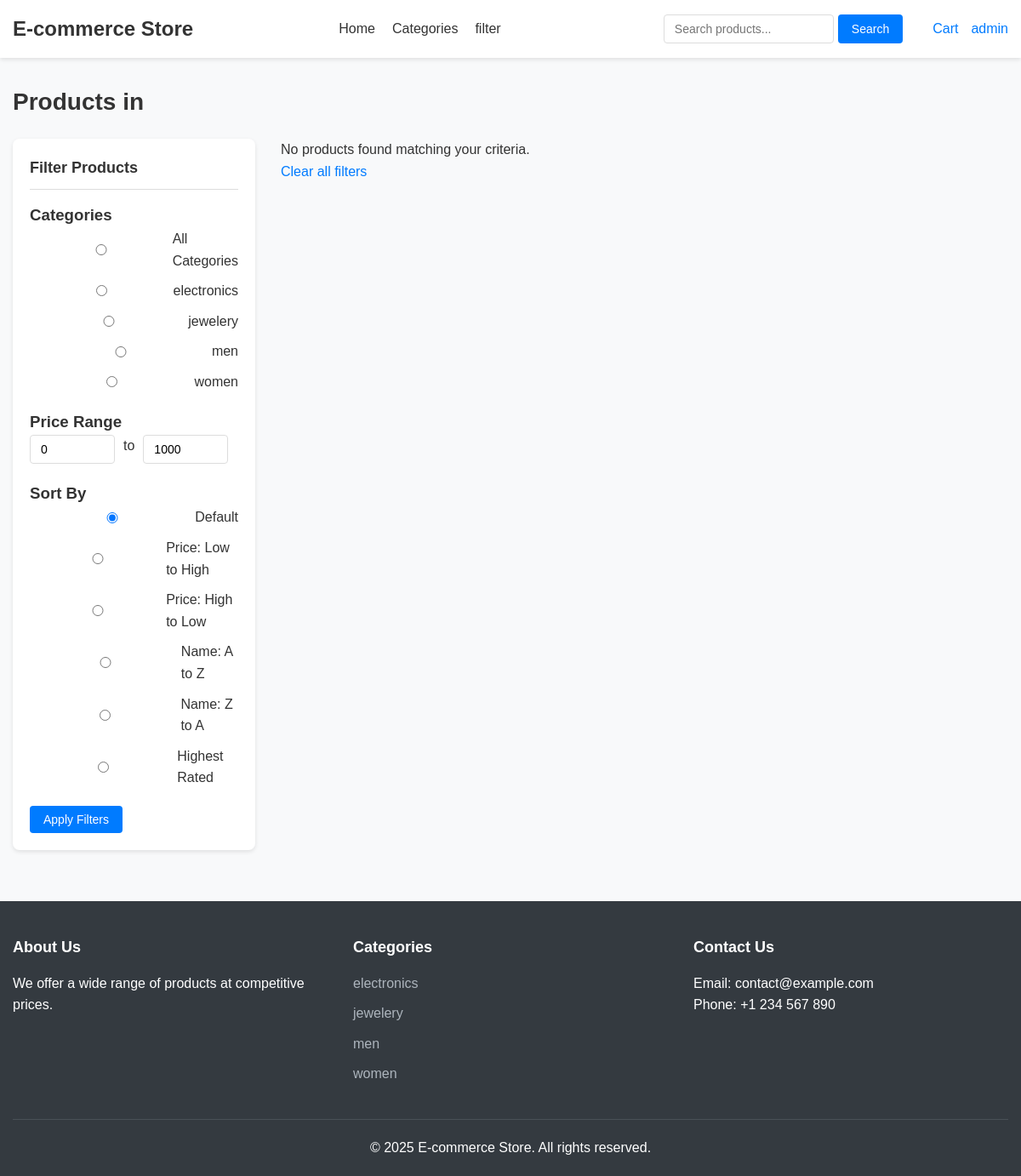
The page /search.php (signed in) on the database its author committed.
### tables this page shows
CREATE TABLE categories (
    category_id INT AUTO_INCREMENT PRIMARY KEY,
    name VARCHAR(50) NOT NULL UNIQUE,
    description TEXT
);

### includes/db.php (called while the page is built, shortened)
<?php
class Database {
    private $conn;
    public function __construct() {
        try {
            $this->conn = new mysqli(DB_HOST, DB_USER, DB_PASS, DB_NAME);
            $this->conn->set_charset("utf8");
        } catch (Exception $e) {
            die("Database connection error: " . $e->getMessage());
        }
    }
    public function query($sql) {
        return $this->conn->query($sql);
    }
}
$db = new Database();
?>

### includes/functions.php (called while the page is built, shortened)
<?php
require_once 'db.php';
function getCategories() {
    global $db;
    $result = $db->query("SELECT * FROM categories ORDER BY name");
    $categories = [];
    while ($row = $result->fetch_assoc()) {
        $categories[] = $row;
    }
    return $categories;
}
?>

### search.php (the view, shortened to what this page needs)
<?php
require_once 'includes/db.php';
require_once 'includes/functions.php';
$min_price = isset($_GET['min_price']) ? (float) $_GET['min_price'] : 0;
$max_price = isset($_GET['max_price']) ? (float) $_GET['max_price'] : 1000;
$categories = getCategories();
include 'includes/header.php';
?>
<h1 class="page-title">
    <?php
    if (!empty($search)) {
        echo 'Search Results for "' . htmlspecialchars($search) . '"';
    } elseif (!empty($category)) {
        $display_category = is_array($category) ? (isset($category[0]) ? $category[0] : '') : $category;
        echo 'Products in ' . htmlspecialchars($display_category);
    } else {
        echo 'All Products';
    }
    ?>
</h1>
<div class="search-container">
    <div class="filter-sidebar">
        <h2 class="filter-title">Filter Products</h2>
        <form action="<?php echo BASE_URL; ?>/search.php" method="GET">
            <div class="filter-section">
                <h3 class="filter-subtitle">Categories</h3>
                <div class="filter-options">
                    <label>
                        <input type="radio" name="category" value="" <?php echo empty($category) ? 'checked' : ''; ?>>
                        All Categories
                    </label>
                    <?php foreach ($categories as $cat): ?>
                        <label>
                            <?php
                            $cat_value = $cat['name'];
                            ?>
                            <input type="radio" name="category" value="<?php echo htmlspecialchars($cat_value); ?>" <?php echo ($category === $cat_value) ? 'checked' : ''; ?>>
                            <span>
                                <?php echo htmlspecialchars($cat_value); ?>
                            </span>
                        </label>
                    <?php endforeach; ?>
                </div>
            </div>
            <div class="filter-section">
                <h3 class="filter-subtitle">Price Range</h3>
                <div class="price-range">
                    <input type="number" name="min_price" value="<?php echo $min_price; ?>" min="0" placeholder="Min">
                    <span>to</span>
                    <input type="number" name="max_price" value="<?php echo $max_price; ?>" min="0" placeholder="Max">
                </div>
            </div>
            <div class="filter-section">
                <h3 class="filter-subtitle">Sort By</h3>
                <div class="filter-options">
                    <label>
                        <input type="radio" name="sort" value="" <?php echo empty($sort) ? 'checked' : ''; ?>>
                        Default
                    </label>
                    <label>
                        <input type="radio" name="sort" value="price_asc" <?php echo $sort === 'price_asc' ? 'checked' : ''; ?>>
                        Price: Low to High
                    </label>
                    <label>
                        <input type="radio" name="sort" value="price_desc" <?php echo $sort === 'price_desc' ? 'checked' : ''; ?>>
                        Price: High to Low
                    </label>
                    <label>
                        <input type="radio" name="sort" value="name_asc" <?php echo $sort === 'name_asc' ? 'checked' : ''; ?>>
                        Name: A to Z
                    </label>
                    <label>
                        <input type="radio" name="sort" value="name_desc" <?php echo $sort === 'name_desc' ? 'checked' : ''; ?>>
                        Name: Z to A
                    </label>
                    <label>
                        <input type="radio" name="sort" value="rating" <?php echo $sort === 'rating' ? 'checked' : ''; ?>>
                        Highest Rated
                    </label>
                </div>
            </div>
            <button type="submit" class="btn">Apply Filters</button>
        </form>
    </div>
    <div class="search-results">
        <?php if (empty($products)): ?>
            <div class="no-results">
                <p>No products found matching your criteria.</p>
                <p><a href="<?php echo BASE_URL; ?>/search.php">Clear all filters</a></p>
            </div>
        <?php endif; ?>
    </div>
</div>
<?php include 'includes/footer.php'; ?>

### includes/footer.php (shortened to what this page needs)
        </div>
    </main>
    <footer class="main-footer">
        <div class="container">
            <div class="footer-content">
                <div class="footer-section">
                    <h3>About Us</h3>
                    <p>We offer a wide range of products at competitive prices.</p>
                </div>
                <div class="footer-section">
                    <h3>Categories</h3>
                    <ul>
                        <?php
                        $categories = getCategories();
                        foreach ($categories as $category) {
                            echo '<li><a href="' . BASE_URL . '/search.php?category=' . urlencode($category['name']) . '">' . $category['name'] . '</a></li>';
                        }
                        ?>
                    </ul>
                </div>
                <div class="footer-section">
                    <h3>Contact Us</h3>
                    <p>Email: contact@example.com</p>
                    <p>Phone: +1 234 567 890</p>
                </div>
            </div>
            <div class="footer-bottom">
                <p>&copy; <?php echo date('Y'); ?> <?php echo SITE_NAME; ?>. All rights reserved.</p>
            </div>
        </div>
    </footer>
</body>
</html>

### assets/css/style.css (style rules this page uses)
* { margin: 0; padding: 0; box-sizing: border-box; }
body { font-family: Arial, sans-serif; line-height: 1.6; color: #333; background-color: #f8f9fa; }
.container { max-width: 1200px; margin: 0 auto; padding: 0 15px; }
a { text-decoration: none; color: #007bff; }
ul { list-style: none; }
button, .btn { display: inline-block; padding: 8px 16px; background-color: #007bff; color: #fff; border: none; border-radius: 4px; cursor: pointer; font-size: 14px; transition: background-color 0.3s; }
input, select, textarea { padding: 8px 12px; border: 1px solid #ddd; border-radius: 4px; font-size: 14px; width: 100%; }
.page-title { margin-bottom: 20px; font-size: 28px; color: #333; }
.search-container { display: grid; grid-template-columns: 1fr 3fr; gap: 30px; margin-bottom: 30px; }
.filter-sidebar { background-color: #fff; border-radius: 8px; padding: 20px; box-shadow: 0 2px 5px rgba(0, 0, 0, 0.1); align-self: start; }
.filter-section { margin-bottom: 20px; }
.filter-title { font-size: 18px; margin-bottom: 15px; padding-bottom: 10px; border-bottom: 1px solid #ddd; }
.filter-options label { margin-bottom: 10px; display: flex; align-items: center; justify-content: flex-start; }
.filter-options label span { flex: 1; }
.price-range { display: flex; gap: 10px; }
.price-range input { width: 100px; }
.main-footer { background-color: #343a40; color: #fff; padding: 40px 0 20px; }
.footer-content { display: grid; grid-template-columns: repeat(auto-fit, minmax(200px, 1fr)); gap: 30px; margin-bottom: 30px; }
.footer-section h3 { font-size: 18px; margin-bottom: 15px; color: #fff; }
.footer-section ul li { margin-bottom: 10px; }
.footer-section a { color: #adb5bd; }
.footer-bottom { text-align: center; padding-top: 20px; border-top: 1px solid #495057; }

### rows shown on the page
categories: name "☐ electronics", name "electronics"
categories: name "☐ jewelery", name "jewelery"
categories: name "☐ men", name "men"
categories: name "☐ women", name "women"

### other values the page prints
SITE_NAME "E-commerce Store"
$_SESSION['username'] "admin"
